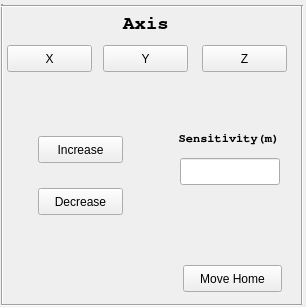
<?xml version="1.0" encoding="UTF-8"?>
<ui version="4.0">
 <class>Form</class>
 <widget class="QWidget" name="Form">
  <property name="geometry">
   <rect>
    <x>0</x>
    <y>0</y>
    <width>306</width>
    <height>307</height>
   </rect>
  </property>
  <property name="windowTitle">
   <string>Form</string>
  </property>
  <widget class="QPushButton" name="pushButton">
   <property name="geometry">
    <rect>
     <x>7</x>
     <y>45</y>
     <width>85</width>
     <height>27</height>
    </rect>
   </property>
   <property name="text">
    <string>X</string>
   </property>
  </widget>
  <widget class="QPushButton" name="pushButton_3">
   <property name="geometry">
    <rect>
     <x>103</x>
     <y>45</y>
     <width>85</width>
     <height>27</height>
    </rect>
   </property>
   <property name="text">
    <string>Y</string>
   </property>
  </widget>
  <widget class="QPushButton" name="pushButton_4">
   <property name="geometry">
    <rect>
     <x>202</x>
     <y>45</y>
     <width>85</width>
     <height>27</height>
    </rect>
   </property>
   <property name="text">
    <string>Z</string>
   </property>
  </widget>
  <widget class="QPushButton" name="pushButton_2">
   <property name="geometry">
    <rect>
     <x>38</x>
     <y>136</y>
     <width>85</width>
     <height>27</height>
    </rect>
   </property>
   <property name="text">
    <string>Increase</string>
   </property>
  </widget>
  <widget class="QPushButton" name="pushButton_5">
   <property name="geometry">
    <rect>
     <x>38</x>
     <y>188</y>
     <width>85</width>
     <height>27</height>
    </rect>
   </property>
   <property name="text">
    <string>Decrease</string>
   </property>
  </widget>
  <widget class="QLineEdit" name="lineEdit">
   <property name="geometry">
    <rect>
     <x>180</x>
     <y>158</y>
     <width>100</width>
     <height>27</height>
    </rect>
   </property>
  </widget>
  <widget class="QLabel" name="label">
   <property name="geometry">
    <rect>
     <x>11</x>
     <y>14</y>
     <width>270</width>
     <height>17</height>
    </rect>
   </property>
   <property name="font">
    <font>
     <family>Nimbus Mono L</family>
     <pointsize>14</pointsize>
     <weight>75</weight>
     <bold>true</bold>
    </font>
   </property>
   <property name="text">
    <string>Axis</string>
   </property>
   <property name="alignment">
    <set>Qt::AlignCenter</set>
   </property>
   <property name="wordWrap">
    <bool>false</bool>
   </property>
  </widget>
  <widget class="Line" name="line">
   <property name="geometry">
    <rect>
     <x>292</x>
     <y>5</y>
     <width>20</width>
     <height>300</height>
    </rect>
   </property>
   <property name="orientation">
    <enum>Qt::Vertical</enum>
   </property>
  </widget>
  <widget class="Line" name="line_2">
   <property name="geometry">
    <rect>
     <x>-8</x>
     <y>4</y>
     <width>20</width>
     <height>301</height>
    </rect>
   </property>
   <property name="orientation">
    <enum>Qt::Vertical</enum>
   </property>
  </widget>
  <widget class="Line" name="line_3">
   <property name="geometry">
    <rect>
     <x>1</x>
     <y>-4</y>
     <width>301</width>
     <height>20</height>
    </rect>
   </property>
   <property name="orientation">
    <enum>Qt::Horizontal</enum>
   </property>
  </widget>
  <widget class="Line" name="line_4">
   <property name="geometry">
    <rect>
     <x>1</x>
     <y>295</y>
     <width>301</width>
     <height>20</height>
    </rect>
   </property>
   <property name="orientation">
    <enum>Qt::Horizontal</enum>
   </property>
  </widget>
  <widget class="QLabel" name="label_2">
   <property name="geometry">
    <rect>
     <x>179</x>
     <y>128</y>
     <width>100</width>
     <height>20</height>
    </rect>
   </property>
   <property name="font">
    <font>
     <family>Nimbus Mono L</family>
     <pointsize>9</pointsize>
     <weight>75</weight>
     <bold>true</bold>
    </font>
   </property>
   <property name="text">
    <string>Sensitivity(m)</string>
   </property>
   <property name="alignment">
    <set>Qt::AlignCenter</set>
   </property>
   <property name="wordWrap">
    <bool>false</bool>
   </property>
  </widget>
  <widget class="QPushButton" name="pushButton_6">
   <property name="geometry">
    <rect>
     <x>183</x>
     <y>265</y>
     <width>99</width>
     <height>27</height>
    </rect>
   </property>
   <property name="text">
    <string>Move Home</string>
   </property>
  </widget>
 </widget>
 <resources/>
 <connections/>
</ui>
